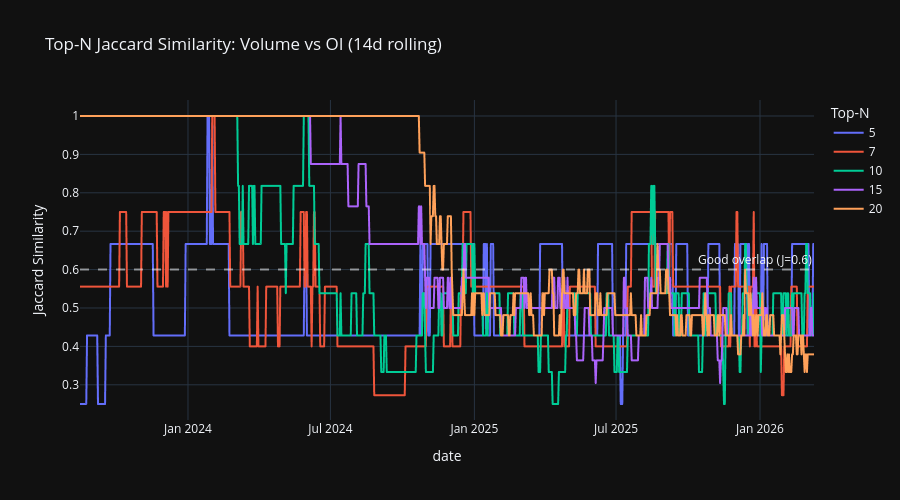

The cell this chart's notebook holds for it:
### Code cell
# Cell 8: Top-N Jaccard similarity over time
def jaccard(set_a, set_b):
    if not set_a and not set_b:
        return 0.0
    return len(set_a & set_b) / len(set_a | set_b)

jaccard_results = []
w = 14  # Primary rolling window
for date, group in merged.groupby("date"):
    valid = group.dropna(subset=[f"rolling_vol_{w}d", f"rolling_oi_{w}d"])
    if len(valid) < 5:
        continue
    for n in TOP_N_VALUES:
        top_vol = set(valid.nlargest(n, f"rolling_vol_{w}d")["base"])
        top_oi = set(valid.nlargest(n, f"rolling_oi_{w}d")["base"])
        jaccard_results.append({
            "date": date,
            "n": n,
            "jaccard": jaccard(top_vol, top_oi),
            "overlap": len(top_vol & top_oi),
        })

jaccard_df = pd.DataFrame(jaccard_results)

fig = px.line(
    jaccard_df, x="date", y="jaccard", color="n",
    title="Top-N Jaccard Similarity: Volume vs OI (14d rolling)",
    labels={"jaccard": "Jaccard Similarity", "n": "Top-N"},
    template="plotly_dark", height=500,
)
fig.add_hline(y=0.6, line_dash="dash", line_color="white", opacity=0.5,
              annotation_text="Good overlap (J=0.6)")
fig.show()

# Summary
for n in TOP_N_VALUES:
    subset = jaccard_df[jaccard_df["n"] == n]
    avg_j = subset["jaccard"].mean()
    avg_overlap = subset["overlap"].mean()
    print(f"  Top-{n}: mean Jaccard = {avg_j:.3f}, mean overlap = {avg_overlap:.1f}/{n} coins")

### Figure 1 — Plotly figure (JSON) as saved in the notebook; plotly's stock layout.template omitted (floating-point values rounded to 4 significant figures; data arrays with more than 128 entries replaced by an {"elided": "..."} marker saying what was removed)
{"data": [{"hovertemplate": "Top-N=5<br>date=%{x}<br>Jaccard Similarity=%{y}<extra></extra>", "legendgroup": "5", "line": {"color": "#636efa", "dash": "solid"}, "marker": {"symbol": "circle"}, "mode": "lines", "name": "5", "showlegend": true, "type": "scattergl", "x": {"elided": "939 str values"}, "xaxis": "x", "y": {"elided": "939 float values"}, "yaxis": "y"}, {"hovertemplate": "Top-N=7<br>date=%{x}<br>Jaccard Similarity=%{y}<extra></extra>", "legendgroup": "7", "line": {"color": "#EF553B", "dash": "solid"}, "marker": {"symbol": "circle"}, "mode": "lines", "name": "7", "showlegend": true, "type": "scattergl", "x": {"elided": "939 str values"}, "xaxis": "x", "y": {"elided": "939 float values"}, "yaxis": "y"}, {"hovertemplate": "Top-N=10<br>date=%{x}<br>Jaccard Similarity=%{y}<extra></extra>", "legendgroup": "10", "line": {"color": "#00cc96", "dash": "solid"}, "marker": {"symbol": "circle"}, "mode": "lines", "name": "10", "showlegend": true, "type": "scattergl", "x": {"elided": "939 str values"}, "xaxis": "x", "y": {"elided": "939 float values"}, "yaxis": "y"}, {"hovertemplate": "Top-N=15<br>date=%{x}<br>Jaccard Similarity=%{y}<extra></extra>", "legendgroup": "15", "line": {"color": "#ab63fa", "dash": "solid"}, "marker": {"symbol": "circle"}, "mode": "lines", "name": "15", "showlegend": true, "type": "scattergl", "x": {"elided": "939 str values"}, "xaxis": "x", "y": {"elided": "939 float values"}, "yaxis": "y"}, {"hovertemplate": "Top-N=20<br>date=%{x}<br>Jaccard Similarity=%{y}<extra></extra>", "legendgroup": "20", "line": {"color": "#FFA15A", "dash": "solid"}, "marker": {"symbol": "circle"}, "mode": "lines", "name": "20", "showlegend": true, "type": "scattergl", "x": {"elided": "939 str values"}, "xaxis": "x", "y": {"elided": "939 float values"}, "yaxis": "y"}], "layout": {"annotations": [{"showarrow": false, "text": "Good overlap (J=0.6)", "x": 1, "xanchor": "right", "xref": "x domain", "y": 0.6, "yanchor": "bottom", "yref": "y"}], "height": 500, "legend": {"title": {"text": "Top-N"}, "tracegroupgap": 0}, "shapes": [{"line": {"color": "white", "dash": "dash"}, "opacity": 0.5, "type": "line", "x0": 0, "x1": 1, "xref": "x domain", "y0": 0.6, "y1": 0.6, "yref": "y"}], "title": {"text": "Top-N Jaccard Similarity: Volume vs OI (14d rolling)"}, "xaxis": {"anchor": "y", "domain": [0.0, 1.0], "title": {"text": "date"}}, "yaxis": {"anchor": "x", "domain": [0.0, 1.0], "title": {"text": "Jaccard Similarity"}}}}
